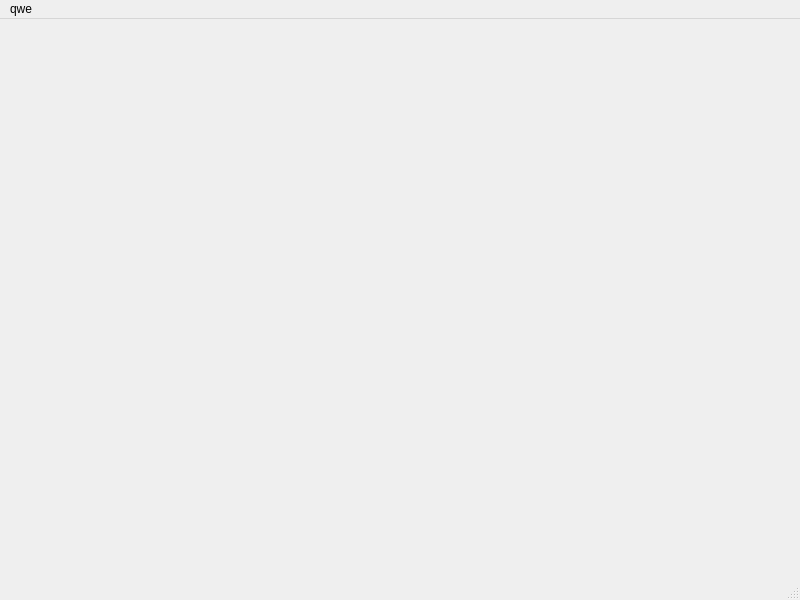
<?xml version="1.0" encoding="UTF-8"?>
<ui version="4.0">
 <class>MainWindow</class>
 <widget class="QMainWindow" name="MainWindow">
  <property name="geometry">
   <rect>
    <x>0</x>
    <y>0</y>
    <width>800</width>
    <height>600</height>
   </rect>
  </property>
  <property name="windowTitle">
   <string>MainWindow</string>
  </property>
  <widget class="QWidget" name="centralwidget"/>
  <widget class="QMenuBar" name="menubar">
   <property name="geometry">
    <rect>
     <x>0</x>
     <y>0</y>
     <width>800</width>
     <height>24</height>
    </rect>
   </property>
   <widget class="QMenu" name="menuqwe">
    <property name="title">
     <string>qwe</string>
    </property>
    <addaction name="action1111"/>
    <addaction name="separator"/>
    <addaction name="action2222"/>
    <addaction name="separator"/>
    <addaction name="action333"/>
   </widget>
   <addaction name="menuqwe"/>
  </widget>
  <widget class="QStatusBar" name="statusbar"/>
  <action name="action1111">
   <property name="text">
    <string>1111</string>
   </property>
  </action>
  <action name="action2222">
   <property name="text">
    <string>2222</string>
   </property>
  </action>
  <action name="action333">
   <property name="text">
    <string>333</string>
   </property>
  </action>
 </widget>
 <resources/>
 <connections/>
</ui>
